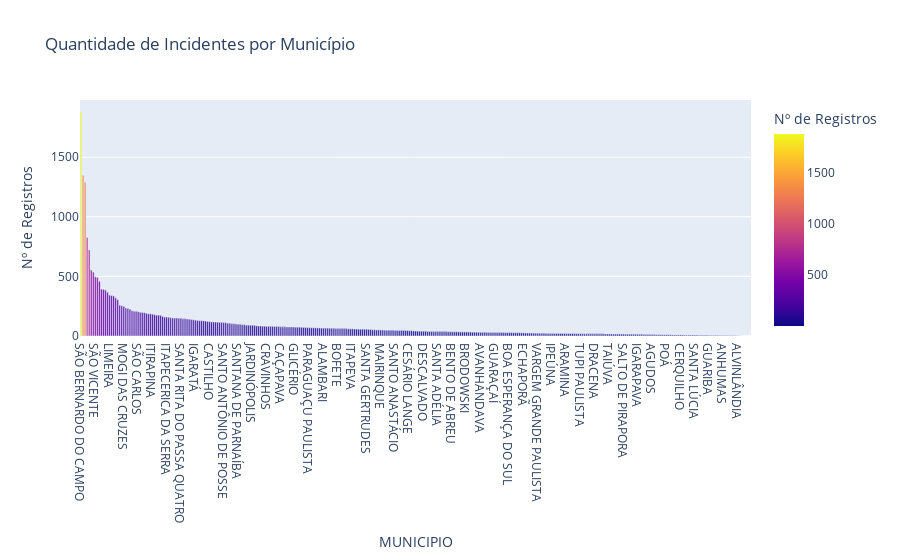

The notebook cell this image was saved under:
### Code cell
fig = px.bar(df_municipios,
             x='MUNICIPIO',
             y='Quantidade de Incidentes',
             title='Quantidade de Incidentes por Município',
             labels={'Município': 'Município', 'Quantidade de Incidentes': 'Nº de Registros'},
             color='Quantidade de Incidentes')
fig.show()

### Figure 1 — Plotly figure (JSON) as saved in the notebook; plotly's stock layout.template omitted (floating-point values rounded to 4 significant figures; data arrays with more than 128 entries replaced by an {"elided": "..."} marker saying what was removed)
{"data": [{"alignmentgroup": "True", "hovertemplate": "MUNICIPIO=%{x}<br>Nº de Registros=%{marker.color}<extra></extra>", "legendgroup": "", "marker": {"color": {"elided": "329 int values"}, "coloraxis": "coloraxis", "pattern": {"shape": ""}}, "name": "", "offsetgroup": "", "orientation": "v", "showlegend": false, "textposition": "auto", "type": "bar", "x": {"elided": "329 str values"}, "xaxis": "x", "y": {"elided": "329 int values"}, "yaxis": "y"}], "layout": {"barmode": "relative", "coloraxis": {"colorbar": {"title": {"text": "Nº de Registros"}}, "colorscale": [[0, "#0d0887"], [0.1111, "#46039f"], [0.2222, "#7201a8"], [0.3333, "#9c179e"], [0.4444, "#bd3786"], [0.5556, "#d8576b"], [0.6667, "#ed7953"], [0.7778, "#fb9f3a"], [0.8889, "#fdca26"], [1, "#f0f921"]]}, "legend": {"tracegroupgap": 0}, "title": {"text": "Quantidade de Incidentes por Município"}, "xaxis": {"anchor": "y", "domain": [0, 1], "title": {"text": "MUNICIPIO"}}, "yaxis": {"anchor": "x", "domain": [0, 1], "title": {"text": "Nº de Registros"}}}}
